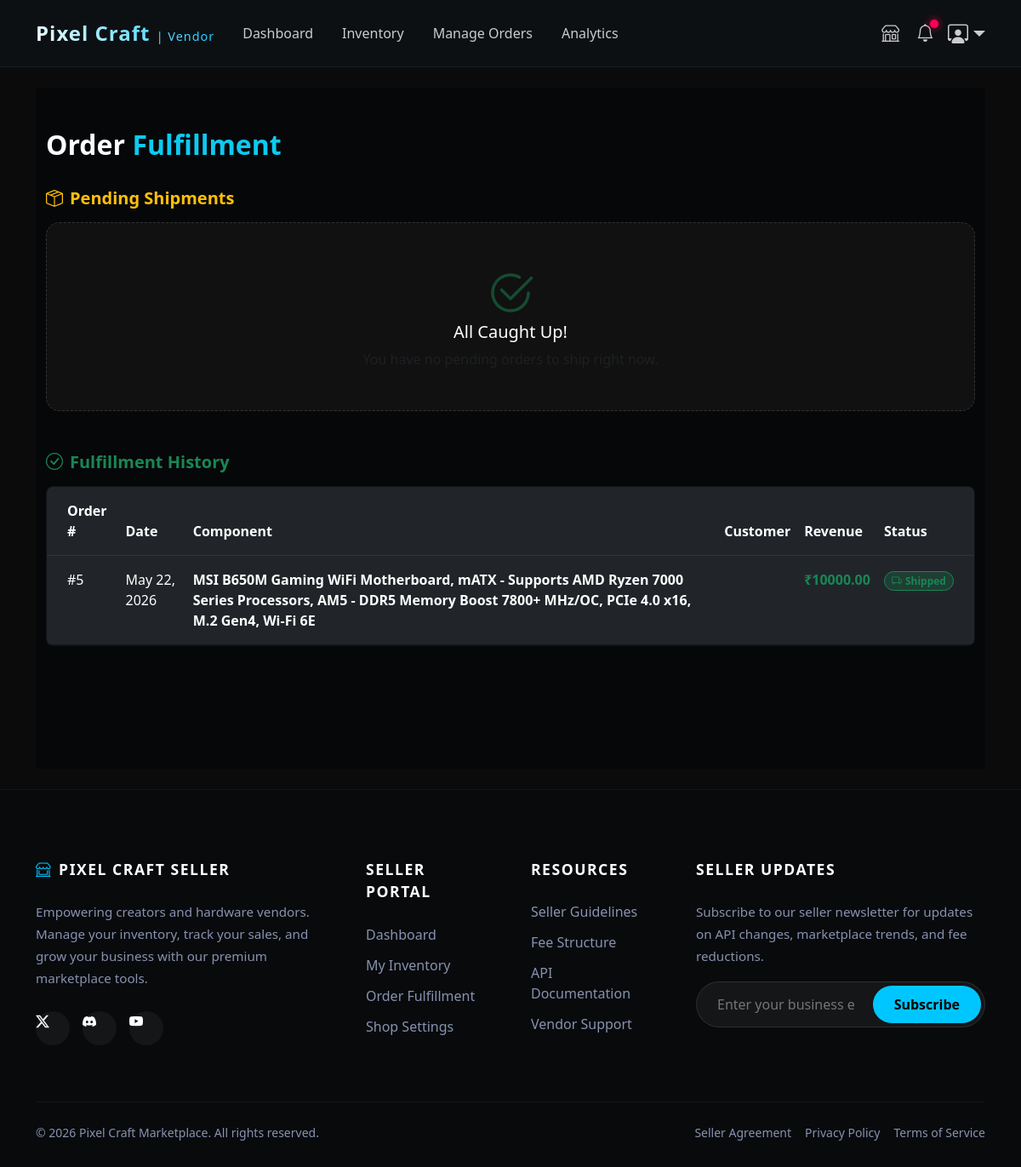
Screenshot of /Vendors/Vendor_orders (signed in) with the database file from the repository.
### pc_build/models.py (models this page shows, shortened)
class OrderItem(models.Model):
    ITEM_STATUS = (
        ('Pending', 'Pending Vendor Approval'),
        ('Shipped', 'Shipped'),
        ('Delivered', 'Delivered'),
    )
    order = models.ForeignKey(Order, on_delete=models.CASCADE, related_name='items')
    vendor = models.ForeignKey(Vendor, on_delete=models.CASCADE, related_name='vendor_orders')
    inventory_item = models.ForeignKey(InventoryItem, on_delete=models.SET_NULL, null=True)
    price_at_purchase = models.DecimalField(max_digits=10, decimal_places=2)
    quantity = models.PositiveIntegerField(default=1)
    vendor_status = models.CharField(max_length=20, choices=ITEM_STATUS, default='Pending')

class Order(models.Model):
    STATUS_CHOICES = (
        ('Pending', 'Pending'),
        ('Processing', 'Processing'),
        ('Completed', 'Completed'),
        ('Cancelled', 'Cancelled'),
    )
    user = models.ForeignKey(settings.AUTH_USER_MODEL, on_delete=models.CASCADE, related_name='orders')
    full_name = models.CharField(max_length=255)
    shipping_address = models.TextField()
    total_amount = models.DecimalField(max_digits=12, decimal_places=2)
    status = models.CharField(max_length=20, choices=STATUS_CHOICES, default='Pending')
    created_at = models.DateTimeField(auto_now_add=True)

class Components(models.Model):
    CATEGORY_CHOICES = [
        ('CPU', 'CPU'),
        ('GPU', 'GPU'),
        ('RAM', 'RAM'),
        ('Motherboard', 'Motherboard'),
        ('PSU', 'PSU'),
        ('Storage', 'Storage'),
        ('Case', 'Case'),
        ('Cooler', 'Cooler'),
        ('Monitor', 'Monitor'),
        ('Peripheral', 'Peripheral'),
    ]
    name = models.CharField(max_length=200)
    brand = models.CharField(max_length=100, blank=True, null=True)
    category = models.CharField(max_length=50, choices=CATEGORY_CHOICES)
    image = models.ImageField(upload_to='component_images/', blank=True, null=True)
    description = models.TextField(blank=True, null=True)
    specs = models.TextField(blank=True, null=True)
    rating = models.FloatField(default=0)
    created_at = models.DateTimeField(auto_now_add=True)

### Vendors/models.py (models this page shows, shortened)
class InventoryItem(models.Model):
    vendor = models.ForeignKey('Vendors.Vendor', on_delete=models.CASCADE, related_name='inventory') # Adjust path if Vendor is in a different app
    component = models.ForeignKey(Components, on_delete=models.CASCADE, related_name='vendor_listings')
    price = models.DecimalField(max_digits=10, decimal_places=2)
    stock_quantity = models.PositiveIntegerField(default=0)
    is_active = models.BooleanField(default=True)
    created_at = models.DateTimeField(auto_now_add=True)
    updated_at = models.DateTimeField(auto_now=True)
    class Meta:
        unique_together = ('vendor', 'component')

### Vendors/views.py (the view, shortened to what this page needs)
# urls.py: path('Vendor_orders', vendor_orders_view, name='vendor_orders'),
@login_required
def vendor_orders_view(request):
    try:
        my_vendor_profile = request.user.vendor
    except Vendor.DoesNotExist:
        messages.error(request, "You do not have a registered vendor account.")
        return redirect('Vendors_Home')
    pending_orders = OrderItem.objects.filter(
        vendor=my_vendor_profile,
        vendor_status='Pending'
    ).order_by('-order__created_at')
    shipped_orders = OrderItem.objects.filter(
        vendor=my_vendor_profile,
        vendor_status__in=['Shipped', 'Delivered']
    ).order_by('-order__created_at')
    return render(request, 'Vendors/vendor_orders.html', {
        'pending_orders': pending_orders,
        'shipped_orders': shipped_orders
    })

### Vendors/templates/Vendors/vendor_orders.html (shortened to what this page needs)
{% extends "Vendors_base.html" %}
{% block content %}
<div class="container py-5" style="min-height: 100vh; background-color: #060709; color: #fff;">
    <div class="d-flex justify-content-between align-items-center mb-4">
        <h2 class="fw-bold">Order <span class="text-info">Fulfillment</span></h2>
    </div>
    <h5 class="fw-bold text-warning mb-3"><i class="bi bi-box-seam me-2"></i>Pending Shipments</h5>
    {% if pending_orders %}
        <div class="row g-4 mb-5">
            {% for item in pending_orders %}
            <div class="col-md-6 col-lg-4">
                <div class="card h-100" style="background: #0d1015; border: 1px solid rgba(255,193,7,0.3); border-radius: 12px; transition: 0.3s;">
                    <div class="card-body">
                        <div class="d-flex justify-content-between align-items-center mb-3">
                            <span class="badge bg-warning text-dark fw-bold">Order #{{ item.order.id }}</span>
                            <span class="text-muted small"><i class="bi bi-clock me-1"></i>{{ item.order.created_at|date:"M d, Y" }}</span>
                        </div>
                        <h5 class="fw-bold text-white mb-1">{{ item.inventory_item.component.name }}</h5>
                        <p class="text-info h4 fw-bold mb-3">₹{{ item.price_at_purchase }} <span class="text-muted fs-6 fw-normal">x {{ item.quantity }}</span></p>
                        <div class="p-3 rounded mb-4" style="background: #11141a; border: 1px solid rgba(255,255,255,0.05); font-size: 0.85rem;">
                            <span class="text-muted d-block mb-1 text-uppercase fw-bold" style="letter-spacing: 1px; font-size: 0.7rem;">Ship To:</span>
                            <strong class="text-white d-block mb-1"><i class="bi bi-person-fill text-info me-1"></i>{{ item.order.full_name }}</strong>
                            <span class="text-muted"><i class="bi bi-geo-alt-fill text-info me-1"></i>{{ item.order.shipping_address }}</span>
                        </div>
                        <form action="{% url 'vendor_orders' %}" method="POST" class="m-0 mt-auto">
                            {% csrf_token %}
                            <input type="hidden" name="order_item_id" value="{{ item.id }}">
                            <button type="submit" class="btn btn-outline-success w-100 fw-bold py-2" style="border-radius: 8px;">
                                <i class="bi bi-truck me-2"></i> Mark as Shipped
                            </button>
                        </form>
                    </div>
                </div>
            </div>
            {% endfor %}
        </div>
    {% else %}
        <div class="text-center py-5 rounded-4 mb-5" style="background: #111; border: 1px dashed #333;">
            <i class="bi bi-check2-circle display-4 text-success mb-3" style="opacity: 0.5;"></i>
            <h5 class="text-white">All Caught Up!</h5>
            <p class="text-muted mb-0">You have no pending orders to ship right now.</p>
        </div>
    {% endif %}
    <h5 class="fw-bold text-success mb-3"><i class="bi bi-check-circle me-2"></i>Fulfillment History</h5>
    <div class="table-responsive rounded-3" style="border: 1px solid rgba(255,255,255,0.05);">
        <table class="table table-dark table-hover mb-0" style="background: #0d1015;">
            <thead>
                <tr class="text-muted" style="border-bottom: 1px solid #333;">
                    <th class="ps-4 py-3">Order #</th>
                    <th class="py-3">Date</th>
                    <th class="py-3">Component</th>
                    <th class="py-3">Customer</th>
                    <th class="py-3">Revenue</th>
                    <th class="pe-4 py-3">Status</th>
                </tr>
            </thead>
            <tbody>
                {% for item in shipped_orders %}
                <tr style="border-bottom: 1px solid rgba(255,255,255,0.02);">
                    <td class="ps-4 py-3">#{{ item.order.id }}</td>
                    <td class="py-3">{{ item.order.created_at|date:"M d, Y" }}</td>
                    <td class="fw-bold py-3">{{ item.inventory_item.component.name }}</td>
                    <td class="text-muted py-3">{{ item.order.full_name }}</td>
                    <td class="text-success fw-bold py-3">₹{{ item.price_at_purchase }}</td>
                    <td class="pe-4 py-3">
                        <span class="badge bg-success bg-opacity-25 text-success border border-success rounded-pill px-2">
                            <i class="bi bi-truck me-1"></i>{{ item.vendor_status }}
                        </span>
                    </td>
                </tr>
                {% empty %}
                <tr>
                    <td colspan="6" class="text-center text-muted py-5">No completed orders yet.</td>
                </tr>
                {% endfor %}
            </tbody>
        </table>
    </div>
</div>
{% endblock %}

### templates/Vendors_base.html (style rules this page uses)
body { display: flex; flex-direction: column; min-height: 100vh; background-color: #0b0b0b; color: #fff; }

### rows the page displays
OrderItem: order.id "5", order.created_at "May 22, 2026", inventory_item.component.name "MSI B650M Gaming WiFi Motherboard, mATX - Supports AMD Ryzen 7000 Series Processors, AM5 - DDR5 Memory Boost 7800+ MHz/OC, PCIe 4.0 x16, M.2 Gen4, Wi-Fi 6E", price_at_purchase "10000.00", vendor_status "Shipped"
